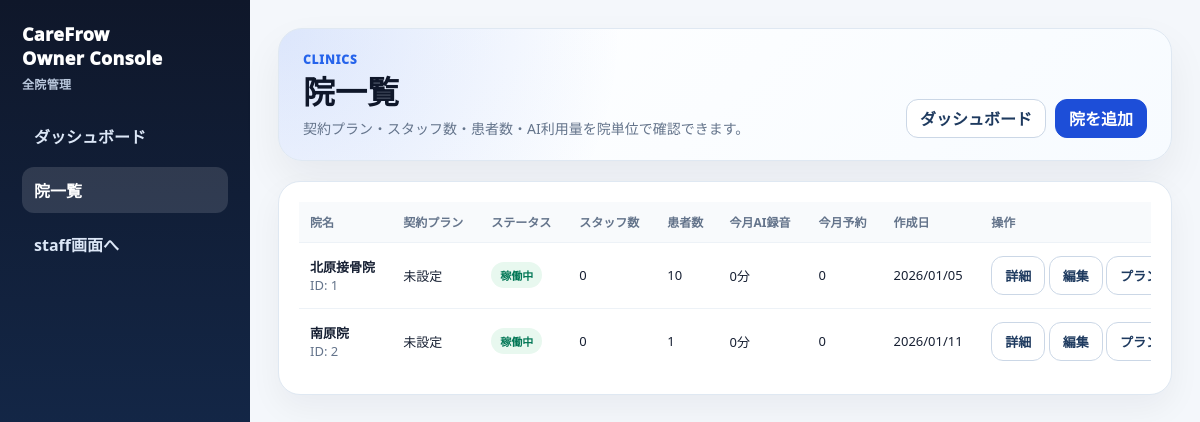
The app's page /owner/clinics/ (signed in) with its own data.
### apps/clinics/models.py (models this page shows, shortened)
class Clinic(models.Model):
    name = models.CharField(max_length=100)
    booking_slug = models.SlugField(
        "予約URL用slug",
        max_length=80,
        unique=True,
        blank=True,
        validators=[booking_slug_validator],
        help_text="患者向け院別予約URL /b/<slug>/ に使用します。",
    )
    created_at = models.DateTimeField(auto_now_add=True)

### apps/owner_admin/views.py (the view)
# urls.py: path("clinics/", views.owner_clinic_list, name="clinic_list"),
@owner_required
def owner_clinic_list(request):
    today = timezone.localdate()
    month_start, next_month = _month_range(today)
    clinics = list(Clinic.objects.order_by("name", "id"))
    clinic_ids = [clinic.id for clinic in clinics]
    settings_map = ClinicSettings.objects.filter(clinic_id__in=clinic_ids).in_bulk(field_name="clinic_id")
    plan_map = ClinicAiPlan.objects.filter(clinic_id__in=clinic_ids).in_bulk(field_name="clinic_id")
    staff_counts = _clinic_count_map(
        User,
        clinic_field="clinic_id",
        role__in=[User.Role.ADMIN, User.Role.RECEPTION, User.Role.PRACTITIONER],
    )
    patient_counts = _clinic_count_map(Patient, clinic_field="clinic_id")
    appointment_counts = _clinic_count_map(
        Appointment,
        clinic_field="clinic_id",
        start_at__date__gte=month_start,
        start_at__date__lt=next_month,
    )
    ai_minutes = _monthly_ai_minutes_by_clinic(month_start, next_month)
    clinic_rows = []
    for clinic in clinics:
        clinic_rows.append({
            "clinic": clinic,
            "settings": settings_map.get(clinic.id),
            "plan_label": _clinic_plan_label(plan_map.get(clinic.id)),
            "status_label": "稼働中",
            "staff_count": staff_counts.get(clinic.id, 0),
            "patient_count": patient_counts.get(clinic.id, 0),
            "ai_minutes": ai_minutes.get(clinic.id, 0),
            "appointment_count": appointment_counts.get(clinic.id, 0),
        })
    return render(request, "owner_admin/clinic_list.html", {
        "active": "clinics",
        "clinic_rows": clinic_rows,
        "month_start": month_start,
    })

### apps/owner_admin/views.py (called while the page is built)
def owner_required(view_func):
    @wraps(view_func)
    @login_required(login_url="staff:login")
    def _wrapped(request, *args, **kwargs):
        if not getattr(request.user, "is_superuser", False):
            return HttpResponseForbidden("CareFrow運営者のみ利用できます。")
        return view_func(request, *args, **kwargs)
    return _wrapped

def _month_range(today=None):
    today = today or timezone.localdate()
    start = date(today.year, today.month, 1)
    if today.month == 12:
        next_month = date(today.year + 1, 1, 1)
    else:
        next_month = date(today.year, today.month + 1, 1)
    return start, next_month

def _clinic_plan_label(ai_plan):
    if ai_plan is None:
        return "未設定"
    definition = plan_definition(ai_plan.plan_name)
    if definition:
        return definition["display_name"]
    return ai_plan.plan_name or "未設定"

def _monthly_ai_minutes_by_clinic(month_start, next_month):
    return {
        row["clinic_id"]: row["minutes"] or 0
        for row in (
            AiUsageLog.objects.filter(
                status=AiUsageLog.Status.SUCCESS,
                created_at__date__gte=month_start,
                created_at__date__lt=next_month,
            )
            .values("clinic_id")
            .annotate(minutes=Sum("billing_minutes"))
        )
    }

def _clinic_count_map(model, clinic_field="clinic_id", **filters):
    return {
        row[clinic_field]: row["count"]
        for row in (
            model.objects.filter(**filters)
            .values(clinic_field)
            .annotate(count=Count("id"))
        )
    }

### templates/owner_admin/clinic_list.html (shortened to what this page needs)
{% extends "owner_admin/base.html" %}
{% block content %}
<header class="owner-header">
  <div>
    <div class="eyebrow">CLINICS</div>
    <h1>院一覧</h1>
    <p>契約プラン・スタッフ数・患者数・AI利用量を院単位で確認できます。</p>
  </div>
  <div class="actions">
    <a class="btn" href="{% url 'owner_admin:dashboard' %}">ダッシュボード</a>
    <a class="btn primary" href="{% url 'owner_admin:clinic_create' %}">院を追加</a>
  </div>
</header>
<section class="card">
  <div class="table-wrap">
    <table class="owner-table">
      <thead>
        <tr>
          <th>院名</th><th>契約プラン</th><th>ステータス</th><th>スタッフ数</th>
          <th>患者数</th><th>今月AI録音</th><th>今月予約</th><th>作成日</th><th>操作</th>
        </tr>
      </thead>
      <tbody>
        {% for row in clinic_rows %}
          <tr>
            <td><strong>{{ row.clinic.name }}</strong><br><span class="muted">ID: {{ row.clinic.id }}</span></td>
            <td>{{ row.plan_label }}</td>
            <td><span class="pill green">{{ row.status_label }}</span></td>
            <td>{{ row.staff_count }}</td>
            <td>{{ row.patient_count }}</td>
            <td>{{ row.ai_minutes }}分</td>
            <td>{{ row.appointment_count }}</td>
            <td>{{ row.clinic.created_at|date:"Y/m/d" }}</td>
            <td>
              <a class="btn" href="{% url 'owner_admin:clinic_detail' row.clinic.id %}">詳細</a>
              <a class="btn" href="{% url 'owner_admin:clinic_edit' row.clinic.id %}">編集</a>
              <a class="btn" href="{% url 'owner_admin:clinic_plan' row.clinic.id %}">プラン</a>
            </td>
          </tr>
        {% empty %}
          <tr><td colspan="9">院はまだ登録されていません。</td></tr>
        {% endfor %}
      </tbody>
    </table>
  </div>
</section>
{% endblock %}

### templates/owner_admin/base.html (style rules this page uses)
:root { --bg:#f4f7fb;--panel:#fff;--line:#dfe8f2;--navy:#0f172a;--blue:#1d4ed8;--muted:#64748b;--green:#047857;--warn:#b7791f;--danger:#b42323 }
* { box-sizing:border-box }
body { margin:0;background:var(--bg);color:#172033;font-family:system-ui,-apple-system,"Segoe UI",Roboto,"Noto Sans JP",sans-serif }
.owner-header { display:flex;justify-content:space-between;gap:16px;align-items:flex-end;padding:22px 24px;border:1px solid var(--line);border-radius:24px;background:radial-gradient(circle at top left,rgba(37,99,235,.16),transparent 38%),linear-gradient(135deg,#fff,#f7fbff);box-shadow:0 18px 42px rgba(15,23,42,.06) }
.eyebrow { color:#2563eb;font-size:12px;font-weight:950;letter-spacing:.08em }
.owner-header h1 { margin:6px 0 0;font-size:32px;line-height:1.12;color:#0f172a }
.owner-header p { margin:8px 0 0;color:var(--muted);font-size:14px }
.actions { display:flex;gap:9px;flex-wrap:wrap }
.btn { display:inline-flex;align-items:center;justify-content:center;min-height:39px;padding:0 13px;border:1px solid #cbd7e6;border-radius:12px;background:#fff;color:#1e3a5f;text-decoration:none;font-weight:900;cursor:pointer }
.btn.primary { background:#1d4ed8;border-color:#1d4ed8;color:#fff }
.card { padding:20px;border:1px solid var(--line);border-radius:22px;background:#fff;box-shadow:0 13px 32px rgba(15,23,42,.05) }
.muted { color:var(--muted);font-size:13px }
.table-wrap { overflow-x:auto }
.owner-table { width:100%;border-collapse:collapse;min-width:900px }
.owner-table th { padding:11px;background:#f8fafc;color:#64748b;font-size:12px;text-align:left }
.owner-table td { padding:13px 11px;border-top:1px solid #edf2f7;font-size:13px;vertical-align:middle }
.pill { display:inline-flex;padding:5px 9px;border-radius:999px;background:#eaf2ff;color:#1d4ed8;font-size:11px;font-weight:900 }
.pill.green { background:#e8f8ef;color:#047857 }

### records on screen
Clinic: clinic.name "北原接骨院", clinic.id "1", plan_label "未設定", status_label "稼働中", staff_count "0", patient_count "10", ai_minutes "0", appointment_count "0", clinic.created_at "2026/01/05"
Clinic: clinic.name "南原院", clinic.id "2", plan_label "未設定", status_label "稼働中", staff_count "0", patient_count "1", ai_minutes "0", appointment_count "0", clinic.created_at "2026/01/11"
